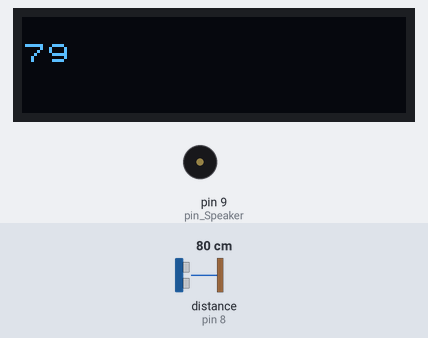
Recording of a sketch running on a simulated Arduino Uno, built with avr-gcc and run on an emulated ATmega328P. Parts: 128×32 one-colour display, buzzer (waves = sounding). Wiring (inferred from the names in the program): ultrasonic range finder: trigger pin 7; echo pin 8. The inputs (shaded band) are chosen by the test bench; at power-on: distance to the obstacle (sensor on pin 8) 80 cm. The echo pulse lasts 58.3 µs per cm; what the sketch prints to the serial monitor is not drawn.

Above: at 1.2 s.
1.3 s: distance to the obstacle (sensor on pin 8) set to 19 cm
At 1.8 s:
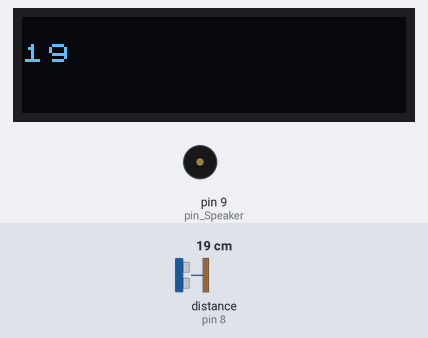
2.9 s: distance to the obstacle (sensor on pin 8) set to 15 cm
At 3.31 s:
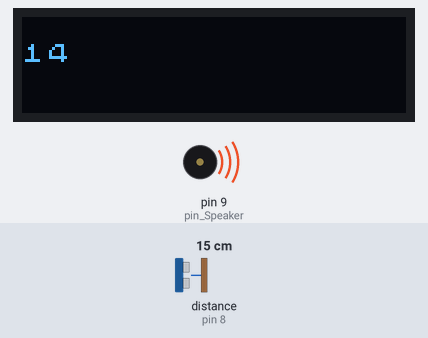
5.0 s: distance to the obstacle (sensor on pin 8) set to 2 cm
At 6.55 s:
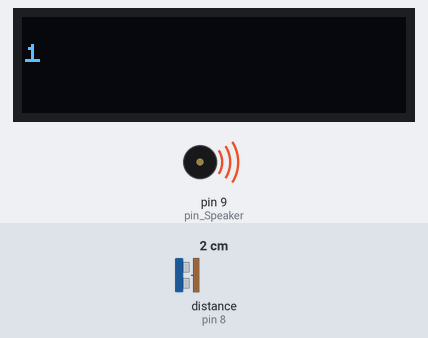
6.6 s: distance to the obstacle (sensor on pin 8) set to 299 cm
At 6.99 s:
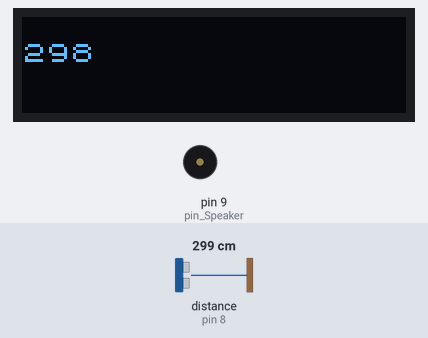
Timing chart, 0 to 9.2 s (numbered marks = the images above; inputs shaded):
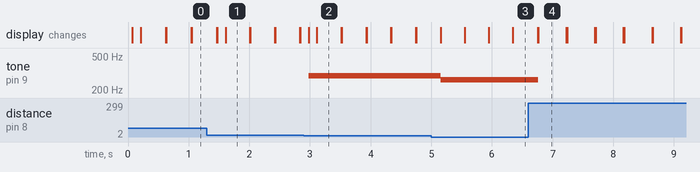

The sketch:

test_speaker.ino
```cpp
#include <Arduino.h>
#include <U8x8lib.h>

#ifdef U8X8_HAVE_HW_SPI
#include <SPI.h>
#endif

// OLED 디스플레이 설정 (사용하는 디스플레이 모델에 맞게 수정 필요)
U8X8_SSD1306_128X32_UNIVISION_HW_I2C u8x8(/* reset=*/ U8X8_PIN_NONE, /* clock=*/ SCL, /* data=*/ SDA);   // I2C 방식

#define pin_Trig 7
#define pin_Echo 8
#define pin_Speaker 9

void setup() {
  u8x8.begin();
  u8x8.setPowerSave(0);
  Serial.begin(9600);
  pinMode(pin_Trig, OUTPUT);
  pinMode(pin_Echo, INPUT);
  pinMode(pin_Speaker, OUTPUT);
}

void loop() {
  long duration, distance;

  digitalWrite(pin_Trig, LOW);
  delayMicroseconds(2);
  digitalWrite(pin_Trig, HIGH);
  delayMicroseconds(10);
  digitalWrite(pin_Trig, LOW);

  duration = pulseIn(pin_Echo, HIGH);

  distance = (duration * 0.0343) / 2;

  char displayChar[4];
  String temp_str = String(distance);
  temp_str.toCharArray(displayChar, 4);

  u8x8.clearDisplay(); // 디스플레이 클리어
  u8x8.setFont(u8x8_font_chroma48medium8_r);
  u8x8.drawString(0, 1, displayChar);  // String을 const char*로 변환하여 출력

  Serial.print("Distance: ");
  Serial.println(distance);

  if (distance <= 5){
    tone(pin_Speaker, 262);
  }
  else if (distance <= 10) {
    tone(pin_Speaker, 294);
  }
  else if (distance <= 15) {
    tone(pin_Speaker, 294);
  }
  else{
    noTone(pin_Speaker);
  }

  delay(100);
}
```

Measured:
- the behaviour switches between 17 and 16 cm on distance to the obstacle (sensor on pin 8) (found by bisection; images 1 and 2)
- after the input at 1.3 s, the display: first differs from a run without the input after 0.17 s (image 1 shows a later state)
- after the input at 2.9 s, tone on pin 9 (pin_Speaker): silent → 294 Hz after 0.08 s; the display: first changes after 0.08 s (image 2 shows a later state)
- after the input at 5.0 s, tone on pin 9 (pin_Speaker): 294 Hz → 262 Hz after 0.16 s; the display: first differs from a run without the input after 0.16 s (image 3)
- after the input at 6.6 s, tone on pin 9 (pin_Speaker): 262 Hz → silent after 0.17 s; the display: first differs from a run without the input after 0.17 s (image 4)
- what the display in image 1 shows lasts 0.4 s, from 1.6 s to 2.0 s
- what the display in image 4 shows lasts 0.4 s, from 6.8 s to 7.2 s
